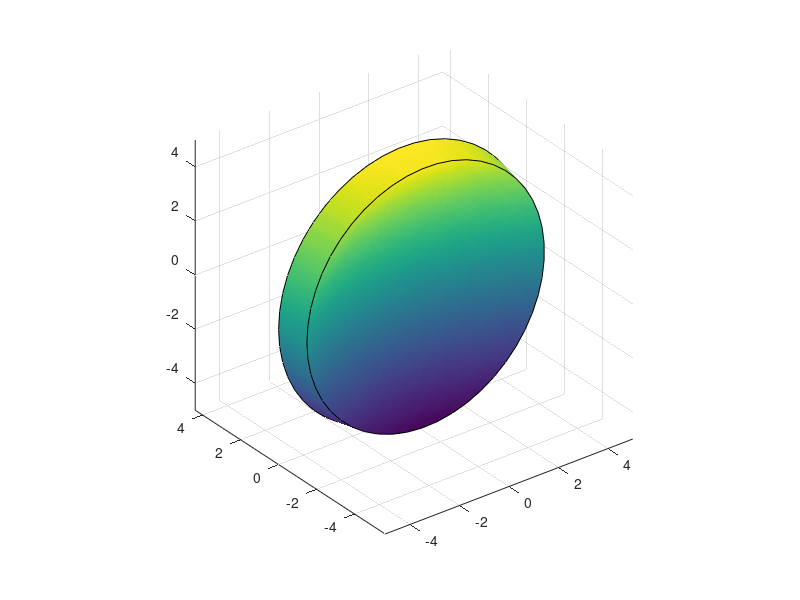

MATLAB code to generate this figure:
%     M=5;
    lensHeight = 5;
    c = 1/inf;
    k = 0;
    radSpacing = .1;
    n = lensHeight/radSpacing;
%     n=2^(M-1);
    phi = (linspace(0,2*pi,n));
    r=(linspace(-lensHeight,lensHeight,n))';
    
    % phi = 90
    x1 = r*cos(phi);
    y1 = r*sin(phi);
    
    z1 = (c*((r*cos(phi)).^2+(r*sin(phi)).^2))./(1+sqrt(1-(1+k)*c^2*((r*cos(phi)).^2+(r*sin(phi)).^2)));

    
    lensHeight = 5;
    c = -1/10;
    k = 0;
    radSpacing = .1;
    n = lensHeight/radSpacing;
%     n=2^(M-1);
    phi = (linspace(0,2*pi,n));
    r=(linspace(-lensHeight,lensHeight,n))';
    
    % phi = 90
    x2 = r*cos(phi);
    y2 = r*sin(phi);
    
    z2 = (c*((r*cos(phi)).^2+(r*sin(phi)).^2))./(1+sqrt(1-(1+k)*c^2*((r*cos(phi)).^2+(r*sin(phi)).^2)));
    axesHandle = axes
    surf(axesHandle,x1,z1,y1,'facecolor','interp',...
    'edgecolor','none',...
    'facelighting','phong'); 
hold on
% z1(1,:) = 0.5 * (z1(1,:)+z2(1,:));
% z1(end,:) = 0.5 * (z1(end,:)+z2(end,:));
% z1(1,:) = z2(1,:);
% z1(end,:) = z2(end,:);

z2(1,:) = z1(1,:);
z2(end,:) = z1(end,:);
    surf(axesHandle,x2,z2,y2,'facecolor','interp',...
    'edgecolor','none',...
    'facelighting','phong'); 
hold on
xyzPointsLocal = [];
xyzPointsLocal(1,:,:) = x1;
xyzPointsLocal(2,:,:) = y1;
xyzPointsLocal(3,:,:) = z1;

rotMat = -eye(3);
celar = num2cell(xyzPointsLocal,[1]);
Z = cellfun(@(x) x'*rotMat,celar,'UniformOutput',false);
Zn = cell2mat(squeeze(Z));
x = Zn(:,1:3:end);
y = Zn(:,2:3:end);
z = Zn(:,3:3:end);

x(23,22)
x1(23,22)

plot3(x1(1,:),z1(1,:),y1(1,:),'k')
plot3(x2(2,:),z2(2,:),y2(2,:),'k')
    axis equal
    
%     figure
%     axesHandle = axes
%     waterfall(x1,z1,y1);
% hold on
%     waterfall(x2,z2,y2); 
%     axis equal
%     
%     
%     
%     figure
%         axesHandle = axes
%     patch(x1,z1,y1,'k','Parent',axesHandle,'facelighting','phong'); 
% hold on
%     patch(x2,z2,y2,'b','Parent',axesHandle,'facelighting','phong'); 
%     axis equal
%     plot(z1,y1,z2-1,y2)
%     axis equal
%     figure
%     area(z1,y1)% 
%     axis equal
%     hold on
%     figure
%     fill([z2 z1-2.7 ],([y1 y2]),'r')
%     axis equal
    
%     vertices1 = [z1+1,y1];
%     vertices2 = [z2,y2];
%    
%     vertices2 = flipud(vertices2);
%     lensVertices = [vertices1;vertices2];
% 
%         si=size(lensVertices);
%         lensFaces = 1:1: si(1);
%         axesHandle = axes
%         patch('Faces',lensFaces,'Vertices',lensVertices,'FaceColor', [0.9 0.9 0.9],'Parent',axesHandle);
% axis equal
    
    %     theta1 = asin(lensHeight/rad1);
%     t1=(-abs(theta1):angleSpacing:abs(theta1));  
% 
%     xyzPointsLocal1 = [0*(t1)', -rad1*(sin(t1))', ((1-cos(t1))*rad1)'];
%     xyzPointsRotated1 = xyzPointsLocal1 * surf1Rotation;
%     xyzPointsTranslated1 = ...
%         [xyzPointsRotated1(:,1) + surf1Position(1),...
%         xyzPointsRotated1(:,2) + surf1Position(2),...
%         xyzPointsRotated1(:,3) + surf1Position(3)];
%     % now take only Z-Y coordinates for 2D plot
%     vertices1 = [xyzPointsTranslated1(:,3),xyzPointsTranslated1(:,2)];
